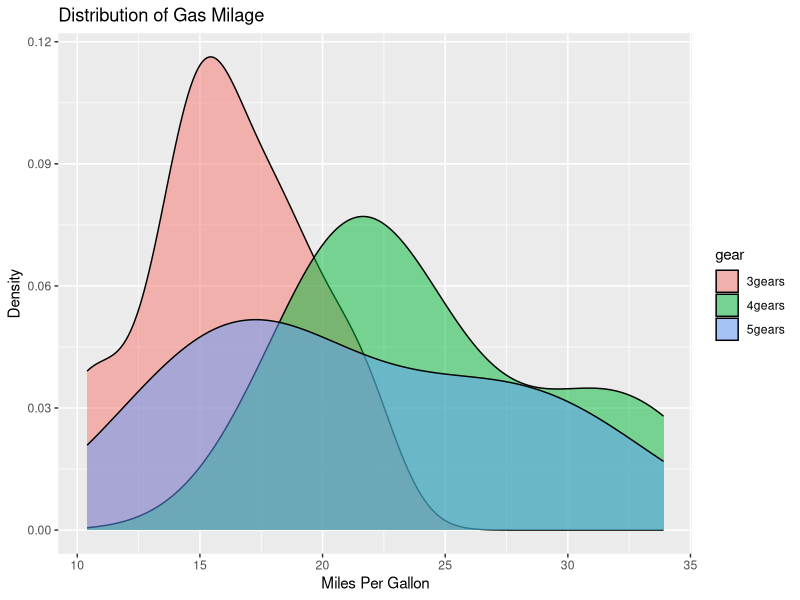
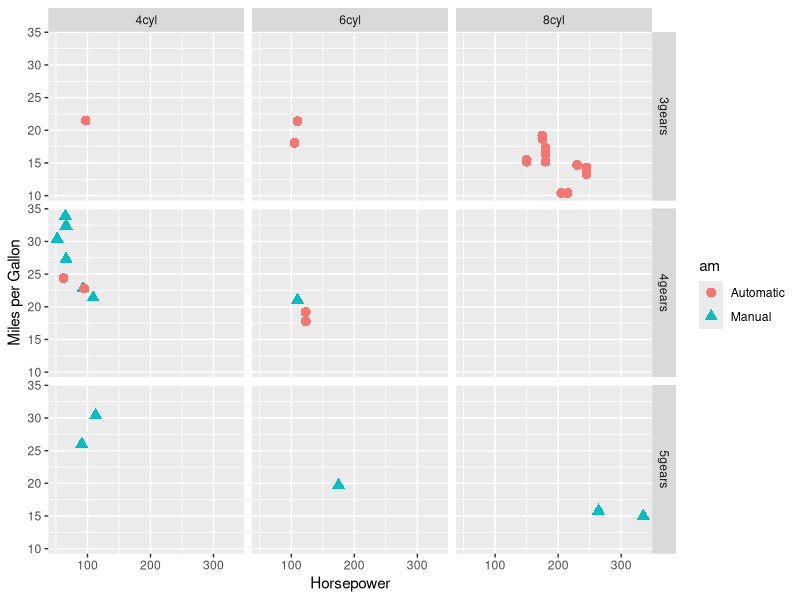
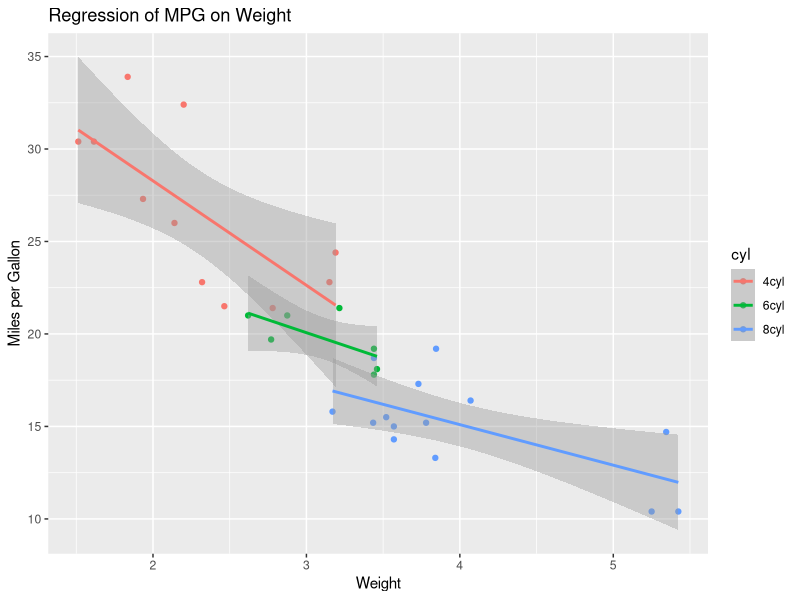
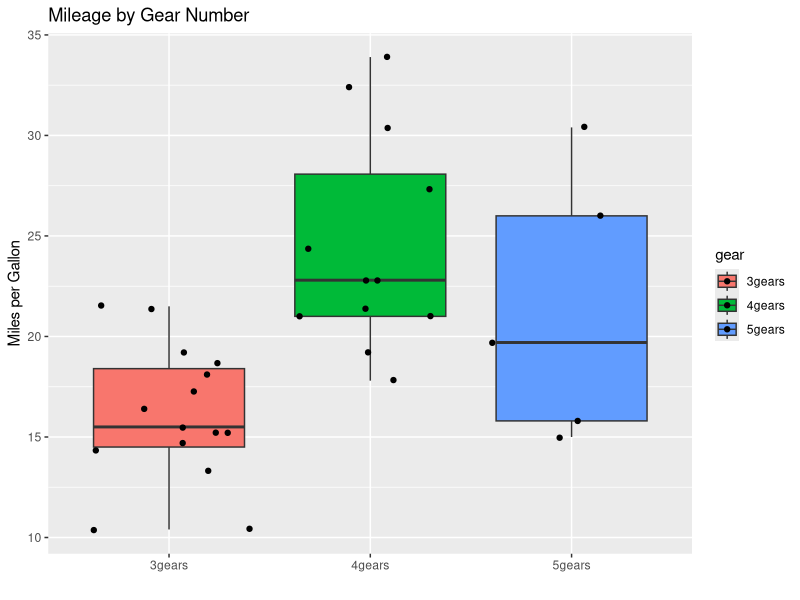

Generate these figures, in order, with R:
library(ggplot2)

# create factors with value labels 
mtcars$gear <- factor(mtcars$gear, levels = c(3, 4, 5),
   labels = c("3gears", "4gears", "5gears"))
mtcars$am <- factor(mtcars$am, levels = c(0, 1),
   labels = c("Automatic", "Manual"))
mtcars$cyl <- factor(mtcars$cyl, levels = c(4, 6, 8),
   labels = c("4cyl", "6cyl", "8cyl"))

# Kernel density plots for mpg
# grouped by number of gears (indicated by color)
qplot(mpg, data = mtcars, geom = "density", fill = gear, alpha = I(.5),
   main = "Distribution of Gas Milage", xlab = "Miles Per Gallon",
   ylab = "Density")

# Scatterplot of mpg vs. hp for each combination of gears and cylinders
# in each facet, transmittion type is represented by shape and color
qplot(hp, mpg, data = mtcars, shape = am, color = am,
   facets = gear ~ cyl, size = I(3),
   xlab = "Horsepower", ylab = "Miles per Gallon")

# Separate regressions of mpg on weight for each number of cylinders
qplot(wt, mpg, data = mtcars, geom = c("point", "smooth"),
   method = "lm", formula = y ~ x, color = cyl,
   main = "Regression of MPG on Weight",
   xlab = "Weight", ylab = "Miles per Gallon")

# Boxplots of mpg by number of gears 
# observations (points) are overlayed and jittered
qplot(gear, mpg, data = mtcars, geom = c("boxplot", "jitter"),
   fill = gear, main = "Mileage by Gear Number",
   xlab = "", ylab = "Miles per Gallon")